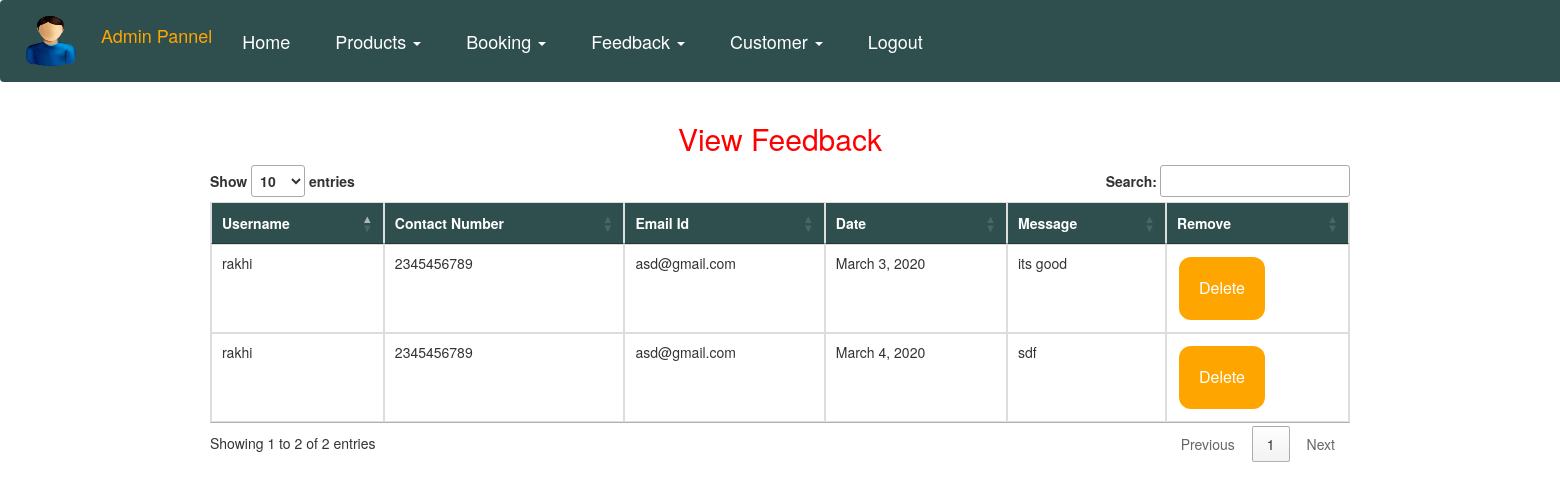
The page /view_feedback (signed in) on the database its author committed.
### bookshop/models.py (models this page shows, shortened)
class Send_Feedback(models.Model):
    profile = models.ForeignKey(Profile, on_delete=models.CASCADE, null=True)
    message1 = models.TextField(null=True)
    date = models.CharField(max_length=30, null=True)

class Profile(models.Model):
    user = models.ForeignKey(User, on_delete=models.CASCADE, null=True)
    dob = models.DateField(null=True)
    city = models.CharField(max_length=30, null=True)
    address = models.CharField(max_length=50, null=True)
    contact = models.CharField(max_length=10, null=True)

### bookshop/views.py (the view)
# urls.py: path('view_feedback', View_feedback, name='view_feedback'),
def View_feedback(request):
    if not request.user.is_staff:
        return redirect('login_admin')
    feed = Send_Feedback.objects.all()
    d = {'feed': feed}
    return render(request, 'view_feedback.html', d)

### bookshop/templates/view_feedback.html (shortened to what this page needs)
{% extends 'admin_navigation.html' %}
{% block body %}
<div class="container">
<center><h2 style="color:red">View Feedback</h2></center>
<table class="table table-bordered" id="myTable" >
  <thead>
  <tr>
    <th>Username</th>
    <th>Contact Number</th>
      <th> Email Id</th>
    <th>Date</th>
      <th>Message</th>
    <th>Remove</th>
  </tr>
  </thead>
   <tbody>
    {% for i in feed %}
  <tr>
    <td>{{i.profile.user.username}}</td>
    <td>{{i.profile.contact}}</td>
      <td>{{i.profile.user.email}}</td>
      <td>{{i.date}}</td>
      <td>{{i.message1}}</td>
      <td><a href="{% url 'delete_feedback' i.id %}"><button class="button button1">Delete</button></a></td>
  </tr>
    {% endfor %}
    </tbody>
</table>
</div>
{% endblock %}

### bookshop/templates/admin_navigation.html (style rules this page uses)
.button { background-color: orange; border: none; color: white; padding: 20px; text-align: center; text-decoration: none; display: inline-block; font-size: 16px; margin: 4px 2px; cursor: pointer; }
.button1 { border-radius: 12px; }
th { background-color:DarkSlateGrey; color:white; }

### rows shown on the page
Send_Feedback: profile.user.username "rakhi", profile.contact "2345456789", profile.user.email "asd@gmail.com", date "March 3, 2020", message1 "its good"
Send_Feedback: profile.user.username "rakhi", profile.contact "2345456789", profile.user.email "asd@gmail.com", date "March 4, 2020", message1 "sdf"
